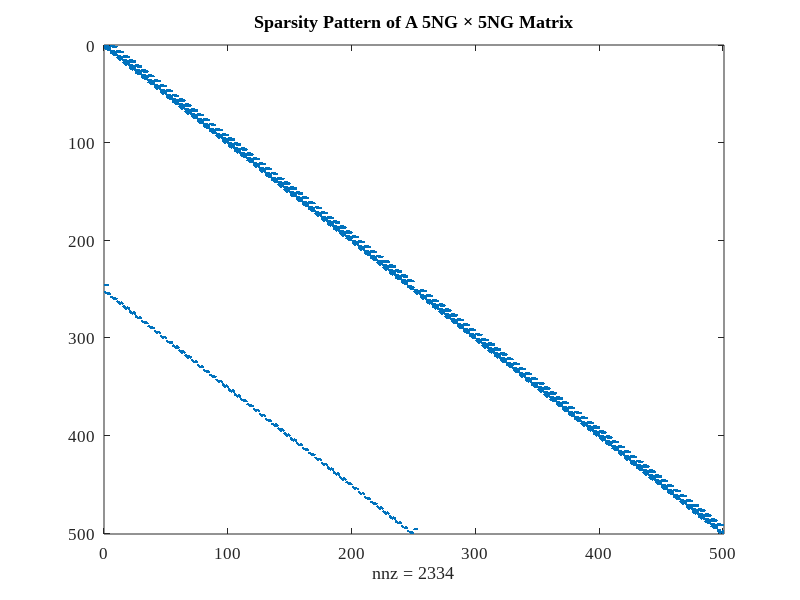

MATLAB code to generate this figure: (Note: this script raises an error after producing the figure.)
clear
close all

% geometry input
Lx = 200.0; % [cm]
N = 50; % number of nodes
G = 2; % ngroup
albedo = 0.0;

% plot properties
FN = 'Times New Roman';
FS = 12;
LW = 2;

% tolerance/iteration control
maxout = 200;
epsk = 1d-10;
epspow = 1d-9;

% material B
D1 = 1.4291; % [cm]
D2 = 0.4453; % [cm]
sigma_21 = 0.0168; % [1/cm]
sigma_a1 = 0.0095; % [1/cm]
sigma_a2 = 0.0745; % [1/cm]
nusf1 = 0.0058; % [neut/cm]
nusf2 = 0.1033; % [neut/cm]

% calcualte removal xs
sigma_r1 = sigma_a1 + sigma_21;
sigma_r2 = sigma_a2;

% build a mesh
h = Lx/N;
node = h*0.5:h:Lx;

% calculate analytic results
buckling = (pi/Lx)^2; % note this is actually B^2
c = [1.0, sigma_21/(D2*buckling+sigma_r2)]; % my thesis Eq. (A.89)
phi_analytic = @(x,g)(c(g)*sin(sqrt(buckling)*x));
keff_analytic = (nusf1 + nusf2*c(2))/(D1*buckling+sigma_r1);
cinf = sigma_21/sigma_r2;
kinf_analytic = (nusf1 + nusf2*cinf)/(sigma_r1);
fprintf('Analytic Results\n');
fprintf('k2/k1 = %.16f\n',c(2));
fprintf('keff  = %.16f\n',keff_analytic);
fprintf('cinf  = %.10f\n',cinf);
fprintf('kinf  = %.10f\n',kinf_analytic);

% build A matrix
% A = zeros(5*N*G); % square, dense matrix
A = sparse(5*N*G); % sparse is actually faster
matrix_idx = @(coeff,n,g)(coeff + 5*(n-1) + 5*N*(g-1));
for n = 1:N
    % flux continuity g = 1
    g = 1;
    row = matrix_idx(1,n,g);
    if (n == 1)
        A(row,matrix_idx(1,n,g)) = 1.0;
        A(row,matrix_idx(2,n,g)) = 0.5;
        A(row,matrix_idx(3,n,g)) = 0.5;
        A(row,matrix_idx(1,n+1,g)) = -1.0;
        A(row,matrix_idx(2,n+1,g)) = +0.5;
        A(row,matrix_idx(3,n+1,g)) = -0.5;
    elseif (n == N)
        % zero flux at x=0
        A(row,matrix_idx(1,1,g)) = 1.0;
        A(row,matrix_idx(2,1,g)) = -0.5;
        A(row,matrix_idx(3,1,g)) = 0.5;
    else
        A(row,matrix_idx(1,n,g)) = 1.0;
        A(row,matrix_idx(2,n,g)) = 0.5;
        A(row,matrix_idx(3,n,g)) = 0.5;
        A(row,matrix_idx(1,n+1,g)) = -1.0;
        A(row,matrix_idx(2,n+1,g)) = +0.5;
        A(row,matrix_idx(3,n+1,g)) = -0.5;
    end

    % flux continuity g = 2
    g = 2;
    row = matrix_idx(1,n,g);
    if (n == 1)
        A(row,matrix_idx(1,n,g)) = 1.0;
        A(row,matrix_idx(2,n,g)) = 0.5;
        A(row,matrix_idx(3,n,g)) = 0.5;
        A(row,matrix_idx(1,n+1,g)) = -1.0;
        A(row,matrix_idx(2,n+1,g)) = +0.5;
        A(row,matrix_idx(3,n+1,g)) = -0.5;
    elseif (n == N)
        % zero flux at x=0
        A(row,matrix_idx(1,1,g)) = 1.0;
        A(row,matrix_idx(2,1,g)) = -0.5;
        A(row,matrix_idx(3,1,g)) = 0.5;
    else
        A(row,matrix_idx(1,n,g)) = 1.0;
        A(row,matrix_idx(2,n,g)) = 0.5;
        A(row,matrix_idx(3,n,g)) = 0.5;
        A(row,matrix_idx(1,n+1,g)) = -1.0;
        A(row,matrix_idx(2,n+1,g)) = +0.5;
        A(row,matrix_idx(3,n+1,g)) = -0.5;
    end

    % current continuity g = 1
    g = 1;
    % diffusion coefficients are uniform in this problem but not in general
    Dnh  = D1/h; % D^{n}/h
    Dn1h = D1/h; % D^{n+1}/h
    row = matrix_idx(2,n,g);
    if (n == 1)
        A(row,matrix_idx(2,n,g)) = Dnh;
        A(row,matrix_idx(3,n,g)) = 3.0*Dnh;
        A(row,matrix_idx(4,n,g)) = -0.5*Dnh;
        A(row,matrix_idx(5,n,g)) = -0.2*Dnh;
        A(row,matrix_idx(2,n+1,g)) = -Dn1h;
        A(row,matrix_idx(3,n+1,g)) = 3.0*Dn1h;
        A(row,matrix_idx(4,n+1,g)) = 0.5*Dn1h;
        A(row,matrix_idx(5,n+1,g)) = -0.2*Dn1h;
    elseif (n == N)
        % zero flux at x=Lx
        A(row,matrix_idx(1,N,g)) = 1.0;
        A(row,matrix_idx(2,N,g)) = 0.5;
        A(row,matrix_idx(3,N,g)) = 0.5;
    else
        A(row,matrix_idx(2,n,g)) = Dnh;
        A(row,matrix_idx(3,n,g)) = 3.0*Dnh;
        A(row,matrix_idx(4,n,g)) = -0.5*Dnh;
        A(row,matrix_idx(5,n,g)) = -0.2*Dnh;
        A(row,matrix_idx(2,n+1,g)) = -Dn1h;
        A(row,matrix_idx(3,n+1,g)) = 3.0*Dn1h;
        A(row,matrix_idx(4,n+1,g)) = 0.5*Dn1h;
        A(row,matrix_idx(5,n+1,g)) = -0.2*Dn1h;
    end

    % current continuity g = 2
    g = 2;
    % diffusion coefficients are uniform in this problem but not in general
    Dnh = D2/h; % D^{n}/h
    Dn1h = D2/h; % D^{n+1}/h
    row = matrix_idx(2,n,g);
    if (n == 1)
        A(row,matrix_idx(2,n,g)) = Dnh;
        A(row,matrix_idx(3,n,g)) = 3.0*Dnh;
        A(row,matrix_idx(4,n,g)) = -0.5*Dnh;
        A(row,matrix_idx(5,n,g)) = -0.2*Dnh;
        A(row,matrix_idx(2,n+1,g)) = -Dn1h;
        A(row,matrix_idx(3,n+1,g)) = 3.0*Dn1h;
        A(row,matrix_idx(4,n+1,g)) = 0.5*Dn1h;
        A(row,matrix_idx(5,n+1,g)) = -0.2*Dn1h;
    elseif (n == N)
        % zero flux at x=Lx
        A(row,matrix_idx(1,N,g)) = 1.0;
        A(row,matrix_idx(2,N,g)) = 0.5;
        A(row,matrix_idx(3,N,g)) = 0.5;
    else
        A(row,matrix_idx(2,n,g)) = Dnh;
        A(row,matrix_idx(3,n,g)) = 3.0*Dnh;
        A(row,matrix_idx(4,n,g)) = -0.5*Dnh;
        A(row,matrix_idx(5,n,g)) = -0.2*Dnh;
        A(row,matrix_idx(2,n+1,g)) = -Dn1h;
        A(row,matrix_idx(3,n+1,g)) = 3.0*Dn1h;
        A(row,matrix_idx(4,n+1,g)) = 0.5*Dn1h;
        A(row,matrix_idx(5,n+1,g)) = -0.2*Dn1h;
    end

    % weighed residual w_p = w_0 = 1 (nodal balance) g = 1
    g = 1;
    Dn = D1;
    row = matrix_idx(3,n,g);
    A(row,matrix_idx(1,n,g)) = sigma_r1;
    A(row,matrix_idx(3,n,g)) = -Dn/h^2 * 6.0;
    A(row,matrix_idx(5,n,g)) = Dn/h^2 * 0.4;

    % weighed residual w_p = w_0 = 1 (nodal balance) g = 2
    g = 2;
    Dn = D2;
    row = matrix_idx(3,n,g);
    A(row,matrix_idx(1,n,g)) = sigma_r2;
    A(row,matrix_idx(3,n,g)) = -Dn/h^2 * 6.0;
    A(row,matrix_idx(5,n,g)) = Dn/h^2 * 0.4;
    A(row,matrix_idx(1,n,1)) = -sigma_21;

    % weighed residual w_p = w_1 g = 1
    g = 1;
    Dn = D1;
    row = matrix_idx(4,n,g);
    A(row,matrix_idx(2,n,g)) = sigma_r1/12.0;
    A(row,matrix_idx(4,n,g)) = 0.5*Dn/h^2 + sigma_r1/120.0;

    % weighed residual w_p = w_1 g = 2
    g = 2;
    Dn = D2;
    row = matrix_idx(4,n,g);
    A(row,matrix_idx(2,n,g)) = sigma_r2/12.0;
    A(row,matrix_idx(4,n,g)) = 0.5*Dn/h^2 + sigma_r2/120.0;
    A(row,matrix_idx(2,n,1)) = -sigma_21/12.0;
    A(row,matrix_idx(4,n,1)) = -sigma_21/120.0;

    % weighed residual w_p = w_2 g = 1
    g = 1;
    Dn = D1;
    row = matrix_idx(5,n,g);
    A(row,matrix_idx(3,n,g)) = sigma_r1*0.05;
    A(row,matrix_idx(5,n,g)) = 0.2*Dn/h^2 + sigma_r2/700.0;

    % weighed residual w_p = w_2 g = 2
    g = 2;
    Dn = D2;
    row = matrix_idx(5,n,g);
    A(row,matrix_idx(3,n,g)) = sigma_r2*0.05;
    A(row,matrix_idx(5,n,g)) = 0.2*Dn/h^2 + sigma_r2/700.0;
    A(row,matrix_idx(3,n,1)) = -sigma_21*0.05;
    A(row,matrix_idx(5,n,1)) = -sigma_21/700.0;

end

figure
spy(A)
title('Sparsity Pattern of A 5NG \times 5NG Matrix');
set(gca,'FontName',FN,'FontSize',FS);

% setup data structure
xs.D1 = D1;
xs.D2 = D2;
xs.sigma_21 = sigma_21;
xs.sigma_a1 = sigma_a1;
xs.sigma_a2 = sigma_a2;
xs.nusf1 = nusf1;
xs.nusf2 = nusf2;
xs.sigma_r1 = sigma_r1;
xs.sigma_r2 = sigma_r2;

[flux, keff, x, k_conv_plot, pi_conv] = power_iteration(A, xs, maxout, epspow, epsk);
[flux, keff, x, k_conv_plot, jfnk_conv] = jfnk(A, xs, epspow, maxout);

figure
semilogy(pi_conv,'-*');
hold on
semilogy(jfnk_conv,'-*');
hold off
legend({'Power Iteration','JFNK'});
xlabel('Iteration');
ylabel('Convergence Criteria');

if (length(k_conv_plot) == maxout)
    fprintf('MAX OUTERS EXCEEDED!\n');
end

flux_norm_const = max(abs(flux(:,1)));
flux(:,:) = flux(:,:) / flux_norm_const;

fprintf('keff_computed  = %.6f\n',keff);
fprintf('kerr           = %.6e [pcm]\n',(keff_analytic-keff)*1e5);
fprintf('ratio_computed = %.6f\n',max(flux(:,2)));
fprintf('ratio_err      = %.6e\n',c(2)-max(flux(:,2)));
fprintf('inf_norm_1     = %.6e\n',norm(flux(:,1)-phi_analytic(node,1)',inf));
fprintf('inf_norm_2     = %.6e\n',norm(flux(:,2)-phi_analytic(node,2)',inf));

rt_edges = h:h:Lx;
current = zeros(N,G);
for n = 1:N
    for g = 1:G
        if (g == 1)
            Dnh = D1/h;
        else
            Dnh = D2/h;
        end
        current(n,g) = -Dnh * (x(matrix_idx(2,n,g)) + 3*x(matrix_idx(3,n,g)) - ...
            0.5*x(matrix_idx(4,n,g)) - 0.2*x(matrix_idx(5,n,g)));
    end
end

% figure
% semilogy(k_conv_plot);
% hold on
% semilogy(x_conv_plot);
% hold off
% xlabel('Iteration');
% ylabel('Convergence Crieteria');
% legend({'tolk','tolx'});

% figure
% h = plot(node,phi_analytic(node,1),'-o','LineWidth',LW);
% set(h,'MarkerFaceColor',get(h,'Color'));
% hold on
% h = plot(node,phi_analytic(node,2),'-^','LineWidth',LW);
% set(h,'MarkerFaceColor',get(h,'Color'));
% hold off
% xlim([0,Lx])
% xlabel('x [cm]');
% ylabel('\phi_g');
% legend({'\phi_1','\phi_2'});
% title('Analytic Solution');
% set(gca,'FontName',FN,'FontSize',FS);

if (N < 30)
    label_circle = '-o';
    label_triangle = '-^';
else
    label_circle = '-';
    label_triangle = '--';
end
figure
h = plot(node,flux(:,1),label_circle,'LineWidth',LW);
set(h,'MarkerFaceColor',get(h,'Color'));
hold on
h = plot(node,flux(:,2),label_triangle,'LineWidth',LW);
set(h,'MarkerFaceColor',get(h,'Color'));
hold off
xlim([node(1),node(end)])
xlabel('x [cm]');
ylabel('\phi_g');
legend({'\phi_1','\phi_2'});
title('Numeric/Computed Flux Solution');
set(gca,'FontName',FN,'FontSize',FS);
print(gcf,'./figs/flux_solution.eps','-depsc2');
%close(gcf);

figure
h = plot(node,current(:,1),label_circle,'LineWidth',LW);
set(h,'MarkerFaceColor',get(h,'Color'));
hold on
h = plot(node,current(:,2),label_triangle,'LineWidth',LW);
set(h,'MarkerFaceColor',get(h,'Color'));
hold off
xlim([node(1),node(end)])
xlabel('x [cm]');
ylabel('J_g');
legend({'J_1','J_2'});
title('Numeric/Computed Current Solution');
set(gca,'FontName',FN,'FontSize',FS);
print(gcf,'./figs/current_solution.eps','-depsc2');
%close(gcf);

figure
yyaxis left
plot(node,flux(:,1),'LineWidth',LW);
hold on
plot(node,phi_analytic(node,1)','LineWidth',LW);
ylabel('\phi(x)')
yyaxis right
plot(node,flux(:,1)-phi_analytic(node,1)','LineWidth',LW)
ylabel('Error');
xlabel('x [cm]');
title('\phi_1 Error');
legend({'NEM','Exact','Absolute Error'})
set(gca,'FontName',FN,'FontSize',FS);
print(gcf,'./figs/phi1_error.eps','-depsc2');
%close(gcf);

figure
yyaxis left
plot(node,flux(:,2),'LineWidth',LW);
hold on
plot(node,phi_analytic(node,2)','LineWidth',LW);
ylabel('\phi(x)')
yyaxis right
plot(node,(flux(:,2)-phi_analytic(node,2)'),'LineWidth',LW)
ylabel('Error');
xlabel('x [cm]');
title('\phi_2 Error');
legend({'NEM','Exact','Absolute Error'})
set(gca,'FontName',FN,'FontSize',FS);
print(gcf,'./figs/phi2_error.eps','-depsc2');
%close(gcf)
